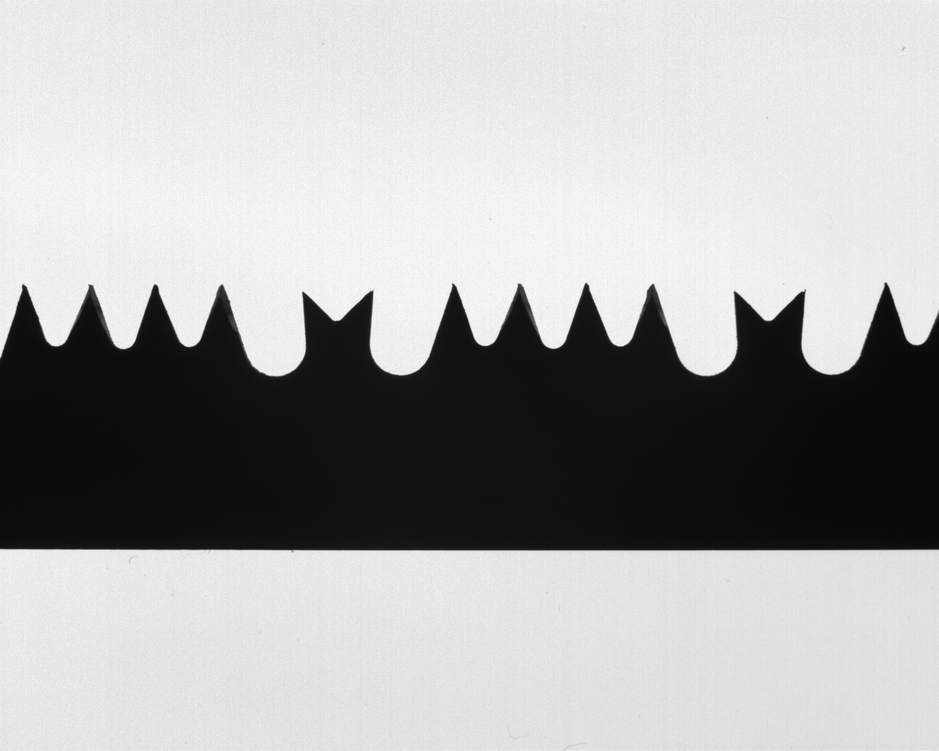
#> input picture Images/saw_07.png, 939 x 751 px, shrunk from 1280 x 1024 before the run, found by its file name
$ jupyter execute InspBT.ipynb
#> lines starting #> are read from the running program, lines starting #| are printed output that depends on the picture; after the words box and inside, x2 and y2 are one past the last pixel; in counts of white or black regions, pixels touching at a corner belong together
[cell 1]
import numpy as np
import cv2, math, time
from matplotlib import pyplot as plt

[cell 2]
img = cv2.imread("Images\saw_07.png", 0)
#> img is the input picture: shape (751, 939); min 7, max 254, mean 170

ret,img_thresholded = cv2.threshold(img,0,255,cv2.THRESH_BINARY+cv2.THRESH_OTSU)
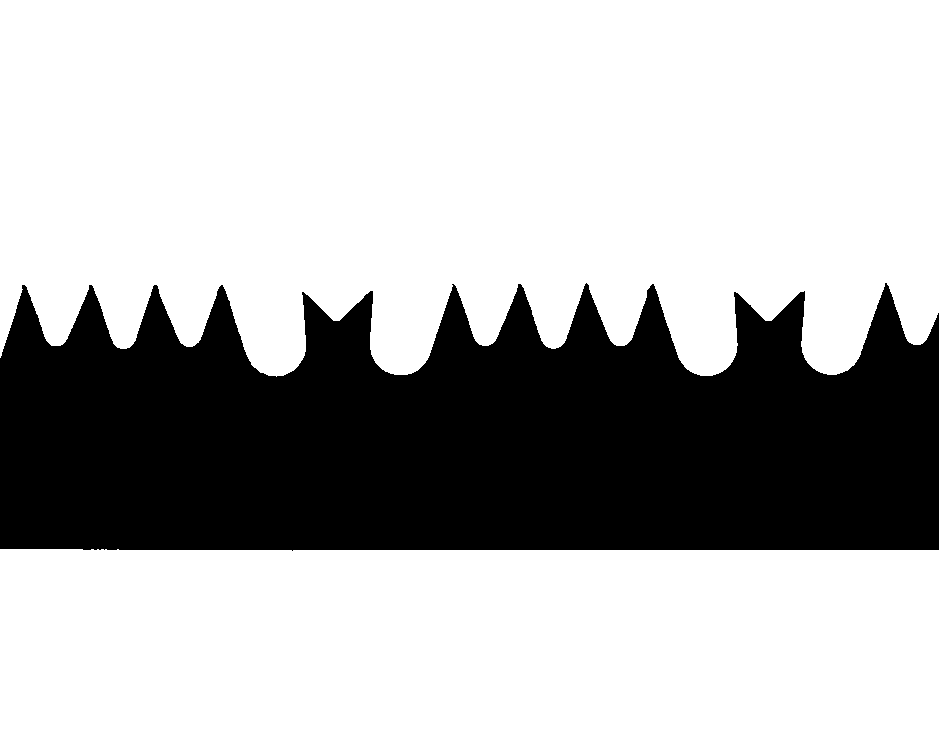
#> img_thresholded: shape (751, 939); 71% white; 1 black region, box (x1, y1, x2, y2) and area: (0, 283, 939, 551) 204788
#> ret = 124

kernel = np.ones((3,3),np.uint8)
img_contours = img_thresholded - cv2.erode(img_thresholded, kernel)     # Contours are white, background is black
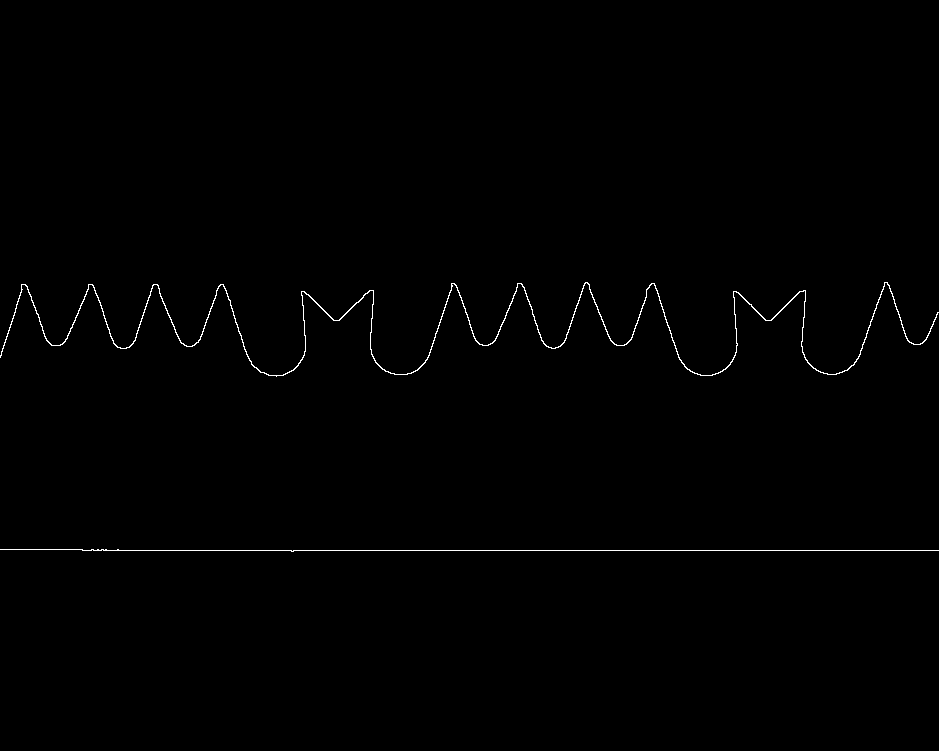
#> img_contours: shape (751, 939); 0.52% white in thin lines or dots, all inside (x1, y1, x2, y2) = (0, 282, 939, 552)
img_contours_negative = 255 - img_contours                              # Contours are black, background is white

img_cc = img_contours_negative[:,:]
plt.imshow(img_cc, cmap = 'gray')
plt.title('Contours Cropped')
plt.xticks([]), plt.yticks([])
plt.show()
cv2.imwrite("Images\saw_01_contours_cropped.png", img_cc)
raw_contour = [[i,j] for i in range(img_cc.shape[0]) for j in range(img_cc.shape[1]) if img_cc[i,j] == 0]
#> raw_contour = 3666 pairs, first value 282 to 551, second value 0 to 938
#> in sort_contour_points, `points = sorted(points, key=lambda p: p[1])`: points has the same summary as raw_contour outside sort_contour_points
#> the loop in sort_contour_points, `for i in points[:25]:` made 25 passes
#> (y_max, bl_first_point) on passes 1 to 4: (355, [355, 0]), (356, [356, 0]), (357, [357, 0]), (549, [549, 0])

[cell 3]
# [9 lines of commented-out code are left out]

[cell 4]
def extract_connectivity(black_pixels, start):
    # Directions for 8-connected points
    directions = [(0, 1), (1, 0), (0, -1), (-1, 0), (-1, -1), (-1, 1), (1, -1), (1, 1)]

    to_be_checked = [start]
#> to_be_checked = [[549, 0]]
    connected_pnts = [start]
#> connected_pnts = [[549, 0]]

    while len(to_be_checked) > 0:
        point = to_be_checked.pop(0)

        y, x = point
        for dx, dy in directions:
            new_point = [y + dy, x + dx]
            if new_point in black_pixels and new_point not in connected_pnts:
                connected_pnts.append(new_point)
                to_be_checked.append(new_point)
#> this loop made 952 passes
#> point on passes 1 to 3: [549, 0], [549, 1], [549, 2]
#> after the loop, connected_pnts = 952 pairs, first value 549 to 551, second value 0 to 938; to_be_checked = []

    return connected_pnts


def sort_contour_points(points, neighborhood_dimension):

    points = sorted(points, key=lambda p: p[1])
    # 25 sufficiciently large neighborhood to find the first point of the base line
    for i in points[:25]:
        y_max = 0
        if i[1] == 0 and i[0] > y_max:
            y_max = i[0]
            bl_first_point = i

    base_line = extract_connectivity(points, bl_first_point)
#> base_line has the same summary as connected_pnts in extract_connectivity
    teeth_profile = [pnt for pnt in points if pnt not in base_line]
#> teeth_profile = 2714 pairs, first value 282 to 376, second value 0 to 938

    # safety check, to handle cases which teeth_profile is has more than one point with x = 0
    x_0 = sorted([pnt for pnt in teeth_profile if pnt[1] == 0], key=lambda p: p[0], reverse=True)
#> x_0 = [[357, 0], [356, 0], [355, 0]]
    if len(x_0) > 1:
        teeth_profile = [pnt for pnt in teeth_profile if pnt[1] != 0]
#> teeth_profile = 2711 pairs, first value 282 to 376, second value 1 to 938
        teeth_profile = x_0 + teeth_profile
#> teeth_profile = 2714 pairs, first value 282 to 376, second value 0 to 938

    splitted_points = [teeth_profile, base_line]
    sorted_contour = []

    for i in splitted_points:
        sorted_points = i
        partial_sorted_contour = [sorted_points[0]]
        sorted_points.remove(sorted_points[0])

        work_point = partial_sorted_contour[0]

        while sorted_points:
            if len(sorted_points) > neighborhood_dimension:
                euclidean_distances = [((work_point[0] - p[0]) ** 2 + (work_point[1] - p[1]) ** 2) for p in sorted_points[:neighborhood_dimension]]
            else:
                euclidean_distances = [((work_point[0] - p[0]) ** 2 + (work_point[1] - p[1]) ** 2) for p in sorted_points]

            min_distance = min(euclidean_distances)
            nearest_neighbors = [i for i in range(len(euclidean_distances)) if euclidean_distances[i] == min_distance]

            work_point = sorted_points[nearest_neighbors[0]]

            for i in nearest_neighbors:
                partial_sorted_contour.append(sorted_points[i])

            for i in sorted(nearest_neighbors, reverse=True):
                sorted_points.remove(sorted_points[i])

        sorted_contour.append(partial_sorted_contour)
#> this loop made 2 passes
#> after the loop, sorted_contour = 2 items


    return sorted_contour

#sorted_contour(,): list of lists of points, [[teeth_profile], [base_line]]
sorted_contour = sort_contour_points(raw_contour, neighborhood_dimension=120)
#> sorted_contour = 2 items

[cell 5]
# [10 lines of commented-out code are left out]

[cell 6]
def RDP_Algorithm(points, epsilon):
    # get the start and end points
#> called with epsilon = 3.5
    start = points[0]
#> start = [357, 0]
    end = points[-1]
#> end = [312, 938]

    # find distance from other points to line formed by start and end
    dist_point_to_line = DPTL(points, start, end)
#> in DPTL, `a = start[1] - end[1]`: a = -938
#> in DPTL, `b = end[0] - start[0]`: b = -45
#> in DPTL, `c = - a*start[0] - b*start[1]`: c = 334866
#> dist_point_to_line = 2713 values, max 71.91 at index 94, min 0 at index 2712, mean 26.47

    # get the index of the points with the largest distance
    max_value = max(dist_point_to_line)
#> max_value = 71.91
    max_idx = dist_point_to_line.index(max_value) + 1 #since the first (and the last point) are not included in the calculation
#> max_idx = 95

    result = []
    if max_value > epsilon:
        if len(points[:max_idx+1]) == 2:
            result += [list(i) for i in points[:max_idx+1] if list(i) not in result]
        else:
            partial_results_left = RDP_Algorithm(points[:max_idx+1], epsilon)
#> partial_results_left = [[357, 0], [284, 21]]
            result += [list(i) for i in partial_results_left if list(i) not in result]
        if len(points[max_idx:]) == 2:
            result += [list(i) for i in points[max_idx:] if list(i) not in result]
        else:
            partial_results_right = RDP_Algorithm(points[max_idx:], epsilon)
            result += [list(i) for i in partial_results_right if list(i) not in result]
    else:
        result += [points[0], points[-1]]

    return result

def DPTL(points, start, end):
    # return a list of distances: distance of each point in points to line formed by start and end
    # compute the angular coefficient and the constant of the line formed by start and end
    # y - mx - q = 0
    a = start[1] - end[1]
    b = end[0] - start[0]
    c = - a*start[0] - b*start[1]

    return [abs(a*points[i][0]+b*points[i][1]+c)/(math.sqrt(a**2+b**2)) for i in range(1,len(points))]

[cell 7]
simplified_teeth_profile = RDP_Algorithm(sorted_contour[0], epsilon = 3.5)
#> simplified_teeth_profile = 64 pairs, first value 282 to 376, second value 0 to 938
simplified_base_line = RDP_Algorithm(sorted_contour[1], epsilon = 3.5)
#> simplified_base_line = [[549, 0], [550, 938]]
simplified_contour = [simplified_teeth_profile, simplified_base_line]

# print them on a blank image
blank = np.ones((img_cc.shape[0], img_cc.shape[1], 3), np.uint8) * 255
for i in simplified_contour[0]:
    blank[i[0], i[1]] = [0,0,255]
#> this loop made 64 passes
#> i on passes 1 to 8: [357, 0], [284, 21], [286, 27], [345, 51], [341, 65], [284, 88], [284, 92], [343, 113]
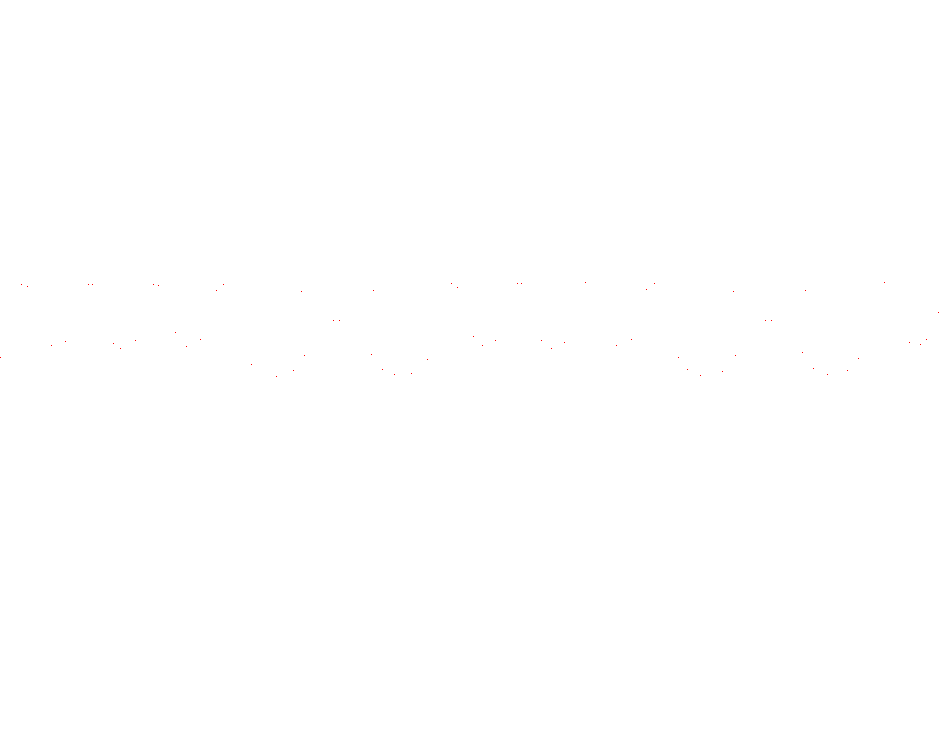
#> blank: shape (751, 939, 3); mean of channels 0, 1, 2 255, 255, 255; drawn as B, G, R
for i in simplified_contour[1]:
    blank[i[0], i[1]] = [0,0,255]
#> this loop made 2 passes
#> blank: shape (751, 939, 3); under 0.01% of pixels changed, all inside (x1, y1, x2, y2) = (0, 549, 939, 551)
#> (the rest of the program and of its run is left out)
